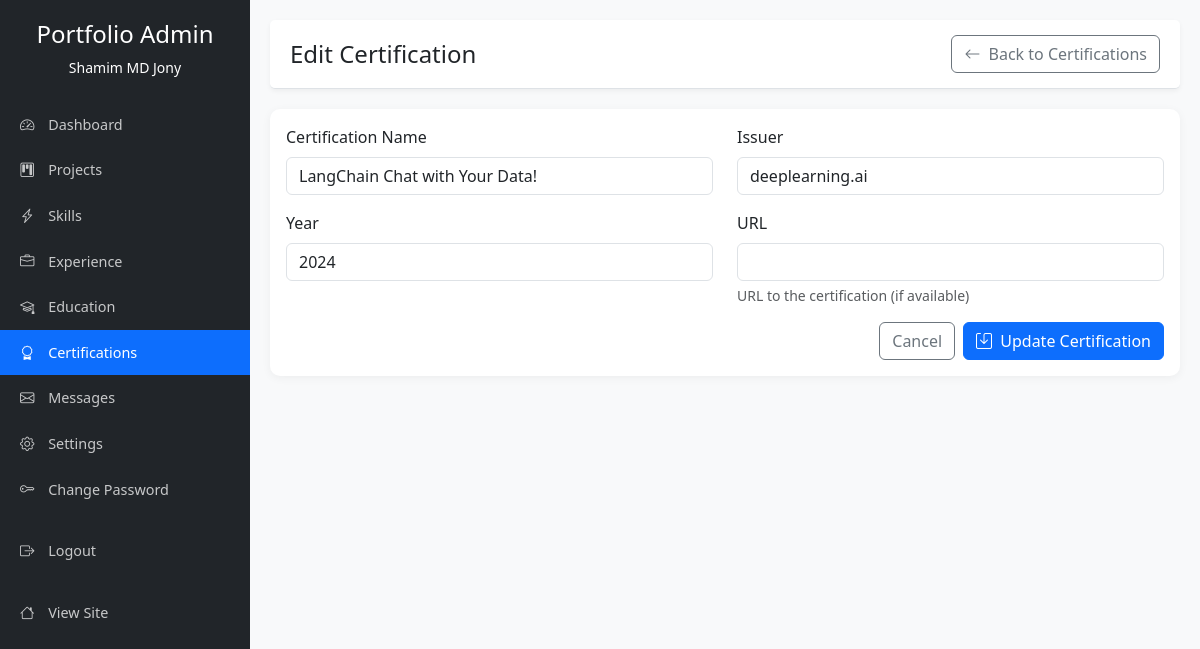
The app's page /dashboard/certifications/edit/1 (signed in) with its own data.
### models.py (models this page shows)
class Certification(db.Model):
    id = db.Column(db.Integer, primary_key=True)
    name = db.Column(db.String(100), nullable=False)
    issuer = db.Column(db.String(100), nullable=False)
    year = db.Column(db.Integer)
    url = db.Column(db.String(255))
    created_at = db.Column(db.DateTime, default=datetime.utcnow)

### app.py (the view, shortened to what this page needs)
@app.route('/dashboard/certifications/edit/<int:id>', methods=['GET', 'POST'])
@login_required
def edit_certification(id):
    certification = Certification.query.get_or_404(id)
    form = CertificationForm(obj=certification)
    return render_template('admin/certifications/edit.html', form=form, certification=certification)

### forms.py
class CertificationForm(FlaskForm):
    name = StringField('Certification Name', validators=[DataRequired(), Length(max=100)])
    issuer = StringField('Issuer', validators=[DataRequired(), Length(max=100)])
    year = IntegerField('Year', validators=[Optional()])
    url = StringField('URL', validators=[Optional(), URL()])

### app.py (called while the page is built)
@login_manager.user_loader
def load_user(user_id):
    return User.query.get(int(user_id))

@app.before_request
def track_visitor():
    if request.method == 'GET' and not request.path.startswith('/dashboard') and not request.path.startswith('/admin') and not request.path.startswith('/static'):
        try:
            visitor = Visitor(
                page=request.path,
                ip_address=request.remote_addr,
                user_agent=request.user_agent.string if request.user_agent else None,
                referrer=request.referrer
            )
            db.session.add(visitor)
            db.session.commit()
        except Exception as e:
            print(f"Error tracking visitor: {e}")
            db.session.rollback()

### templates/admin/certifications/edit.html (shortened to what this page needs)
{% extends 'admin/base.html' %}
{% block header_title %}Edit Certification{% endblock %}
{% block header_actions %}
<a href="{{ url_for('manage_certifications') }}" class="btn btn-outline-secondary">
    <i class="bi bi-arrow-left me-1"></i> Back to Certifications
</a>
{% endblock %}
{% block content %}
<div class="card">
    <div class="card-body">
        <form method="POST" action="{{ url_for('edit_certification', id=certification.id) }}">
            <div class="row mb-3">
                <div class="col-md-6">
                    <label for="name" class="form-label">Certification Name</label>
                    {{ form.name(class="form-control" + (" is-invalid" if form.name.errors else "")) }}
                </div>
                <div class="col-md-6">
                    <label for="issuer" class="form-label">Issuer</label>
                    {{ form.issuer(class="form-control" + (" is-invalid" if form.issuer.errors else "")) }}
                </div>
            </div>
            <div class="row mb-3">
                <div class="col-md-6">
                    <label for="year" class="form-label">Year</label>
                    {{ form.year(class="form-control" + (" is-invalid" if form.year.errors else ""), type="number") }}
                </div>
                <div class="col-md-6">
                    <label for="url" class="form-label">URL</label>
                    {{ form.url(class="form-control" + (" is-invalid" if form.url.errors else "")) }}
                    <div class="form-text">URL to the certification (if available)</div>
                </div>
            </div>
            <div class="d-flex justify-content-end">
                <a href="{{ url_for('manage_certifications') }}" class="btn btn-outline-secondary me-2">Cancel</a>
                <button type="submit" class="btn btn-primary">
                    <i class="bi bi-save me-1"></i> Update Certification
                </button>
            </div>
        </form>
    </div>
</div>
{% endblock %}

### templates/admin/base.html (style rules this page uses)
body { font-family: 'Segoe UI', Tahoma, Geneva, Verdana, sans-serif; background-color: #f8f9fa; }
.card { border: none; border-radius: 10px; box-shadow: 0 2px 10px rgba(0, 0, 0, 0.05); margin-bottom: 20px; }
.btn-primary { background-color: #0d6efd; border-color: #0d6efd; }

### records on screen
Certification: name "LangChain Chat with Your Data!", issuer "deeplearning.ai", year "2024"
